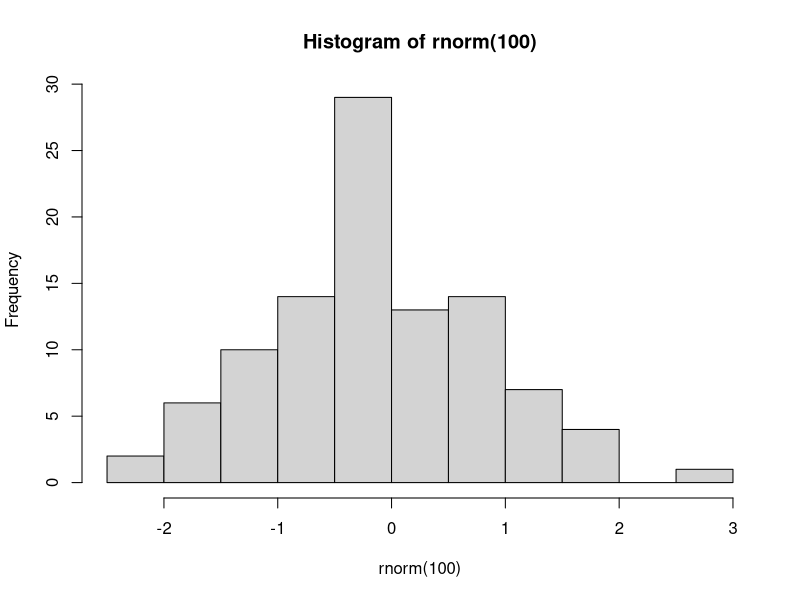

Recreate this plot in R.
pdf("xh.pdf")
hist(rnorm(100))
dev.off()

#10.1
setwd("C:\\Users\\HP\\Documents\\home")
scan("ExamsQuiz.txt")
scan("ExamsQuiz.txt",what="")